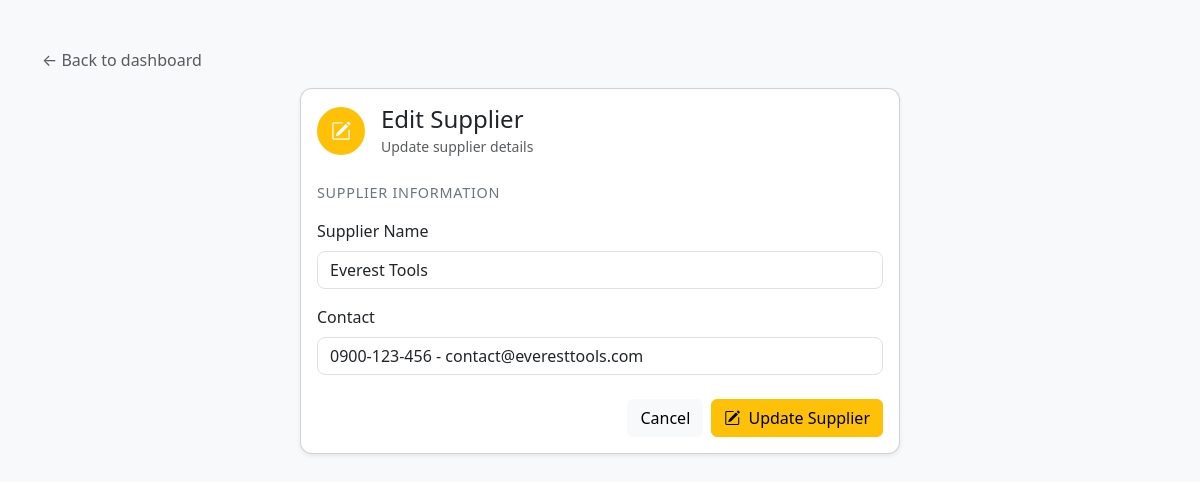
Screenshot of /supplier/edit.php?id=15 with the database file from the repository.
### tables this page shows
CREATE TABLE `suppliers` (
  `id` int(11) NOT NULL,
  `name` varchar(100) NOT NULL,
  `contact` varchar(50) DEFAULT NULL,
  `created_at` timestamp NOT NULL DEFAULT current_timestamp()
);

### supplier/edit.php (the view, shortened to what this page needs)
<?php
include '../database/config.php';
$id = intval($_GET['id']);
$name_err = "";
$stmt = $conn->prepare("SELECT * FROM suppliers WHERE id = ?");
$stmt->bind_param("i", $id);
$stmt->execute();
$result = $stmt->get_result();
$row = $result->fetch_assoc();
$name = $row['name'];
$contact = $row['contact'] ?? "";
?>
<!DOCTYPE html>
<html lang="en">
<head>
<link rel="stylesheet" href="../assets/bootstrap/bootstrap.min.css">
<link rel="stylesheet" href="../assets/bootstrap/icons/bootstrap-icon/bootstrap-icons.css">
</head>
<body>
<div class="container py-5">
    <div class="mb-3">
        <a href="../dashboard/index.php" class="text-decoration-none text-muted">← Back to dashboard</a>
    </div>
    <div class="card shadow-sm form-card">
        <div class="card-body">
            <div class="mb-4 d-flex align-items-center gap-3">
                <div class="bg-warning text-white rounded-circle d-flex align-items-center justify-content-center"
                     style="width:48px;height:48px;">
                    <i class="bi bi-pencil-square fs-5"></i>
                </div>
                <div>
                    <h4 class="mb-0">Edit Supplier</h4>
                    <small class="text-muted">Update supplier details</small>
                </div>
            </div>
            <form action="<?php echo htmlspecialchars($_SERVER["PHP_SELF"] . "?id=" . $id); ?>" method="post" novalidate>
                <div class="mb-4">
                    <div class="section-title">Supplier Information</div>
                    <div class="mb-3">
                        <label class="form-label">Supplier Name</label>
                        <input type="text"
                               name="name"
                               class="form-control <?php echo (!empty($name_err)) ? 'is-invalid' : ''; ?>"
                               value="<?php echo htmlspecialchars($name); ?>">
                    </div>
                    <div class="mb-3">
                        <label class="form-label">Contact</label>
                        <input type="text"
                               name="contact"
                               class="form-control"
                               value="<?php echo htmlspecialchars($contact); ?>">
                    </div>
                </div>
                <div class="d-flex justify-content-end gap-2">
                    <a href="index.php" class="btn btn-light">Cancel</a>
                    <button type="submit" class="btn btn-warning">
                        <i class="bi bi-pencil-square me-1"></i> Update Supplier
                    </button>
                </div>
            </form>
        </div>
    </div>
</div>
</body>
</html>

### supplier/edit.php (style rules this page uses)
body { background-color: #f8f9fa; }
.form-card { border-radius: 12px; max-width: 600px; margin: auto; }
.form-label { font-weight: 500; }
.form-control { border-radius: 8px; }
.section-title { font-size: 0.9rem; text-transform: uppercase; letter-spacing: .05em; color: #6c757d; margin-bottom: 1rem; }

### rows the page displays
suppliers: name "Everest Tools", contact "0900-123-456 - contact@everesttools.com"
